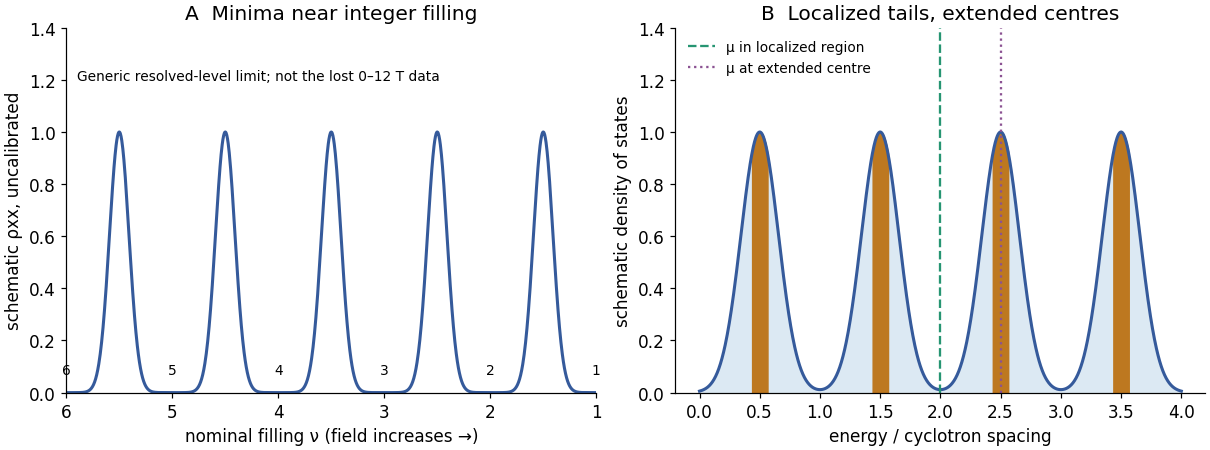

Reproduce this figure in Python.
"""Generic quantum-Hall schematic; no missing sample data reconstructed."""
from pathlib import Path
import numpy as np
import matplotlib
matplotlib.use('Agg')
import matplotlib.pyplot as plt
plt.rcParams.update({'font.size':11,'axes.spines.top':False,'axes.spines.right':False})
fig,axes=plt.subplots(1,2,figsize=(11,4.1),layout='constrained',facecolor='white')
a=axes[0];nu=np.linspace(1,6,1500);r=np.zeros_like(nu)
for v in np.arange(1.5,6,.999999):r+=np.exp(-((nu-v)/.13)**2)
a.plot(nu,r,color='#355a9b',lw=2);a.set(xlim=(6,1),ylim=(0,1.4),xlabel='nominal filling ν (field increases →)',ylabel='schematic ρxx, uncalibrated',title='A  Minima near integer filling')
for v in range(1,7):a.text(v,.07,str(v),ha='center',fontsize=9)
a.text(5.9,1.2,'Generic resolved-level limit; not the lost 0–12 T data',fontsize=9)
a=axes[1];E=np.linspace(0,4,1200);g=np.zeros_like(E);centres=[.5,1.5,2.5,3.5]
for c in centres:g+=np.exp(-((E-c)/.22)**2)
a.plot(E,g,color='#355a9b',lw=2);a.fill_between(E,0,g,color='#dce9f3')
for c in centres:
 mask=abs(E-c)<.065;a.fill_between(E,0,g,where=mask,color='#bd7820')
a.axvline(2,color='#269572',ls='--',label='μ in localized region');a.axvline(2.5,color='#8b5292',ls=':',label='μ at extended centre')
a.set(xlabel='energy / cyclotron spacing',ylabel='schematic density of states',ylim=(0,1.4),title='B  Localized tails, extended centres');a.legend(frameon=False,fontsize=9,loc='upper left')
fig.savefig(Path.cwd()/Path(__file__).with_suffix('.png').name,dpi=110,facecolor='white')
